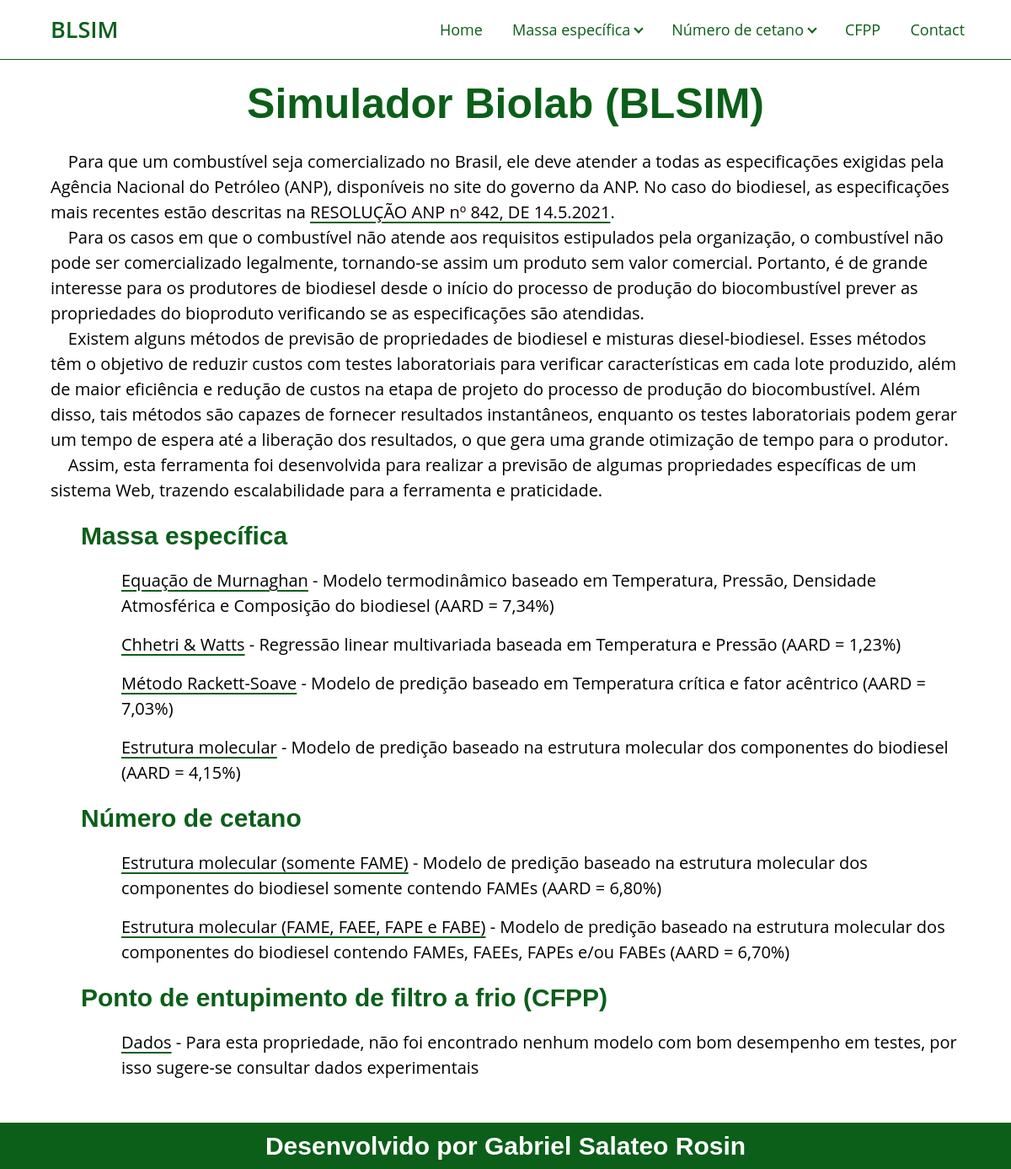
The page / on the database its author committed.
### home/models.py (models this page shows, shortened)
class Home(models.Model):
    id = models.BigIntegerField(verbose_name="id", primary_key=True)
    name = models.CharField(verbose_name='Home name', max_length=50)
    intro = models.TextField(verbose_name='Introduction')

### density/models.py (models this page shows)
class PredictiveModel(models.Model):
    id = models.BigAutoField(primary_key=True)
    name = models.CharField(max_length=50 ,verbose_name="Model's name")
    brief_description = models.CharField(max_length=500, verbose_name="Brief description for home page")
    description = models.TextField(verbose_name="Model's description")
    def __str__(self) -> str:
        return self.name

### cetaneNumber/models.py (models this page shows)
class PredictiveModel(models.Model):
    id = models.BigAutoField(primary_key=True)
    name = models.CharField(max_length=50 ,verbose_name="Model's name")
    brief_description = models.CharField(max_length=500, verbose_name="Brief description for home page")
    description = models.TextField(verbose_name="Model's description")
    def __str__(self) -> str:
        return self.name

### home/views.py (the view)
# urls.py: 2. Add a URL to urlpatterns:  path('', Home.as_view(), name='home')
class Home(View):
    template_name = 'home/home.html'
    def get(self, request, *args, **kwargs):
        home = models.Home.objects.filter(id='1').first()
        density_models = DensityModels.objects.all
        cetane_number_models = CetaneNumberModels.objects.all
        plugging_point_models = PluggingPointModels.objects.all
        context = {'home': home,
        'density_models': density_models,
        'cetane_number_models': cetane_number_models,
        'plugging_point_models': plugging_point_models,}
        return render(request, self.template_name, context)

### home/templatetags/home_filters.py (called while the page is built)
@register.filter
def get_name(model, name):
    return model.get(name=name)

### home/templates/home/home.html (shortened to what this page needs)
{% extends 'base.html' %}
{% load static %}
{% load home_filters %}
{% block content %}
    <section class="content">
        <div class="responsive-space"></div>
        <h1>Simulador Biolab (BLSIM)</h1>
        {{ home.intro|safe }}
        <h3><a href="{% url 'density:density' %}">Massa específica</a></h3>
        <ul>
            {% with density_models|get_name:"Equação de Murnaghan" as model %}
                <li><a href="{% url 'density:murnaghan_equation' %}">{{ model }}</a> - {{ model.brief_description }}</li>
            {% endwith %}
            {% with density_models|get_name:"Chhetri & Watts" as model %}
                <li><a href="{% url 'density:chhetri_watts' %}">{{ model }}</a> - {{ model.brief_description }}</li>
            {% endwith %}
            {% with density_models|get_name:"Método Rackett-Soave" as model %}
                <li><a href="{% url 'density:rackett_soave' %}">{{ model }}</a> - {{ model.brief_description }}</li>
            {% endwith %}
            {% with density_models|get_name:"Estrutura molecular" as model %}
                <li><a href="{% url 'density:molecular_structure' %}">{{ model }}</a> - {{ model.brief_description }}</li>
            {% endwith %}
        </ul>
        <h3><a href="{% url 'cetaneNumber:cetaneNumber' %}">Número de cetano</a></h3>
        <ul>
            {% with cetane_number_models|get_name:"Estrutura molecular (somente FAME)" as model %}
                <li><a href="{% url 'cetaneNumber:lapuerta_rodriguez_simplified' %}">{{ model }}</a> - {{ model.brief_description }}</li>
            {% endwith %}
            {% with cetane_number_models|get_name:"Estrutura molecular (FAME, FAEE, FAPE e FABE)" as model %}
                <li><a href="{% url 'cetaneNumber:lapuerta_rodriguez' %}">{{ model }}</a> - {{ model.brief_description }}</li>
            {% endwith %}
        </ul>
        <h3><a href="{% url 'pluggingPoint:pluggingPoint' %}">Ponto de entupimento de filtro a frio (CFPP)</a></h3>
        <ul>
            <li><a href="https://www.sciencedirect.com/science/article/abs/pii/S1364032116301459" target="_blank" rel="noopener noreferrer">Dados</a>
            - Para esta propriedade, não foi encontrado nenhum modelo com bom desempenho em testes, por isso sugere-se consultar dados experimentais</li>
        </ul>
    </section>
{% endblock content %}

### templates/base.html (shortened to what this page needs)
{% load static %}
<!DOCTYPE html>
<html lang="pt-br" style="scroll-behavior: smooth;">
<head>
    <link rel="stylesheet" href="{% static 'assets/CSS/variables.css' %}">
    <link rel="stylesheet" href="{% static 'assets/CSS/navbar.css' %}">
    <link rel="stylesheet" href="{% static 'assets/CSS/content.css' %}">
    <link rel="stylesheet" href="{% static 'assets/CSS/elements.css' %}">
    <link rel="stylesheet" href="{% static 'assets/CSS/footer.css' %}">
    <link rel="stylesheet" href="{% static 'assets/CSS/prediction_form.css' %}">
</head>
<body>
    {% include 'partial/_navbar.html' %}
    {% block content %}{% endblock content %}
    {% url 'home:contact' as contact_url %}
    {% if request.path == contact_url %}
        {% include 'partial/_contact.html' %}
    {% else %}
        {% include 'partial/_footer.html' %}
    {% endif %}
</body>
</html>

### templates/partial/_navbar.html (shortened to what this page needs)
{% load static %}
<nav>
    <div class="logo"><a href="{% url 'home:home' %}" onclick="getElementById('close-menu')">BLSIM</a></div>
    <ul>
        <li class="option"><a href="{% url 'home:home' %}">Home</a></li>
        <li class="option">
            <a href="{% url 'density:density' %}">Massa específica <i class="arrow down"></i></a>
        </li>
        <li class="option">
            <a href="{% url 'cetaneNumber:cetaneNumber' %}">Número de cetano <i class="arrow down"></i></a>
        </li>
        <li class="option"><a href="{% url 'pluggingPoint:pluggingPoint' %}">CFPP</a></li>
        <li class="option"><a href="{% url 'home:contact' %}">Contact</a></li>
    </ul>
</nav>

### templates/partial/_footer.html
<footer>
    <h3><a href="{% url 'home:contact' %}">Desenvolvido por Gabriel Salateo Rosin</a></p>
</footer>

### templates/static/assets/CSS/variables.css (style rules this page uses)
:root { --primary-green: rgba(11, 95, 25, 1); --secondary-green: rgba(11, 95, 25, 0.9); --white-color: rgba(255, 255, 255, 1); --primary-yellow: rgb(255, 223, 0); }

### templates/static/assets/CSS/navbar.css (style rules this page uses)
nav { background-color: var(--white-color); border-bottom: 1px solid var(--primary-green); position: fixed; width: 100vw; top: 0; }
nav:after { content: ''; clear: both; display: table; }
nav .logo { float: left; color: var(--primary-green); font-size: 27px; font-weight: 600; line-height: 70px; padding-left: 60px; }
nav .logo a { color: var(--primary-green); text-decoration: none; }
nav ul { float: right; list-style: none; margin-right: 40px; position: relative; }
nav ul li { position: relative; display: inline-block; background: var(--white-color); opacity: 100; }
nav ul li a { color: var(--primary-green); text-decoration: none; line-height: 70px; font-size: 18px; padding: 8px 15px; }
nav ul .option::after { content: ''; position: absolute; bottom: 1rem; left: 50%; width: 0; height: 0.2rem; background: var(--primary-yellow); transition: all 300ms ease-in-out; }
.arrow { border: solid var(--primary-green); border-width: 0 2px 2px 0; display: inline-block; padding: 3px; margin-left: 1px; transition: all 500ms ease-in-out; }
.down { margin-bottom: 4px; transform: rotate(45deg); -webkit-transform: rotate(45deg); }

### templates/static/assets/CSS/content.css (style rules this page uses)
.responsive-space { height: 70px; }
.content h1 { margin: 2vh 5vw 2vh 5vw; color: var(--primary-green); text-align: center; }
.content h3 { margin: 2vh 5vw 2vh 8vw; color: var(--primary-green); }
.content p { margin: 0px 5vw 0px 5vw; }
.content ul { list-style:none; }
.content li { margin: 2vh 5vw 2vh 12vw; }
.content a { color: inherit; text-decoration-color: var(--primary-green); text-decoration-thickness: 2px; text-underline-offset: 4px; }
.content h3 a { text-decoration: none; }

### templates/static/assets/CSS/elements.css (style rules this page uses)
* { margin: 0; padding: 0; box-sizing: border-box; }
html { font-size: 62.5%; scrollbar-color: var(--primary-green); }
::placeholder { color: black; }
body { font-family: "Open Sans", sans-serif; font-size: 2rem; line-height: 1.5; }
h1, h2, h3, h4, h5, h6 { font-family: 'Montserrat', sans-serif; }
h1 { font-size: 5rem; }
h3 { font-size: 3rem; }

### templates/static/assets/CSS/footer.css (style rules this page uses)
footer { background-color: var(--primary-green); color: var(--white-color); text-align: center; margin-top: 50px; }
footer h3 { padding-top: 5px; padding-bottom: 5px; }
footer a { text-decoration: none; color: white; }

### rows shown on the page
Home: intro "Para que um combustível seja comercializado no Brasil, ele deve atender a todas as especificações exigidas pela Agência Nacional do Petróleo (ANP), disponíveis no site do governo da ANP. No caso do biodiesel, as especificações mais recentes estão descritas na RESOLUÇÃO ANP nº 842, DE 14.5.2021 . Para os casos em que o combustível não atende aos requisitos estipulados pela organização, o combustível não pode ser comercializado legalmente, tornando-se assim um produto sem valor comercial. Portanto, é de grande interesse para os produtores de biodiesel desde o início do processo de produção do biocombustível prever as propriedades do bioproduto verificando se as especificações são atendidas.…"
PredictiveModel: name "Equação de Murnaghan", brief_description "Modelo termodinâmico baseado em Temperatura, Pressão, Densidade Atmosférica e Composição do biodiesel (AARD = 7,34%)"
PredictiveModel: name "Chhetri & Watts", brief_description "Regressão linear multivariada baseada em Temperatura e Pressão (AARD = 1,23%)"
PredictiveModel: name "Método Rackett-Soave", brief_description "Modelo de predição baseado em Temperatura crítica e fator acêntrico (AARD = 7,03%)"
PredictiveModel: name "Estrutura molecular", brief_description "Modelo de predição baseado na estrutura molecular dos componentes do biodiesel (AARD = 4,15%)"
PredictiveModel: name "Estrutura molecular (somente FAME)", brief_description "Modelo de predição baseado na estrutura molecular dos componentes do biodiesel somente contendo FAMEs (AARD = 6,80%)"
PredictiveModel: name "Estrutura molecular (FAME, FAEE, FAPE e FABE)", brief_description "Modelo de predição baseado na estrutura molecular dos componentes do biodiesel contendo FAMEs, FAEEs, FAPEs e/ou FABEs (AARD = 6,70%)"
